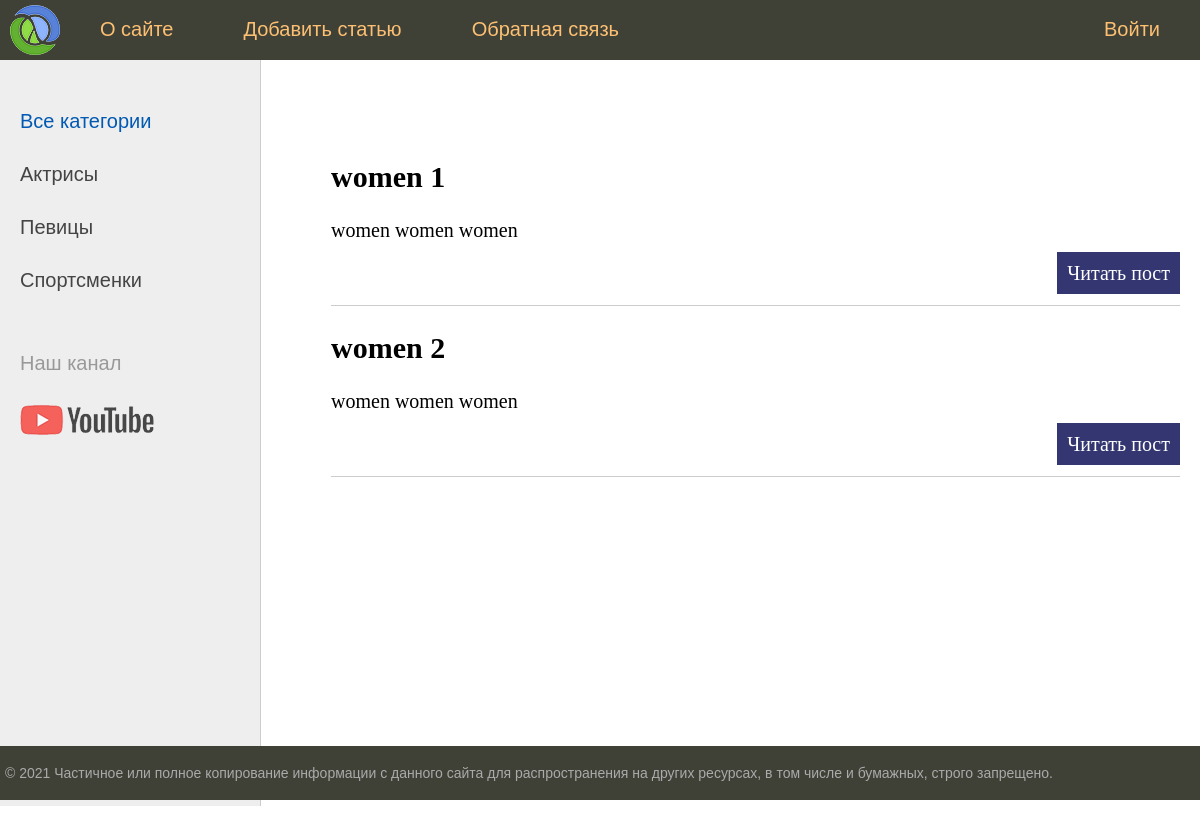
/, run on an earlier commit of the app's database.
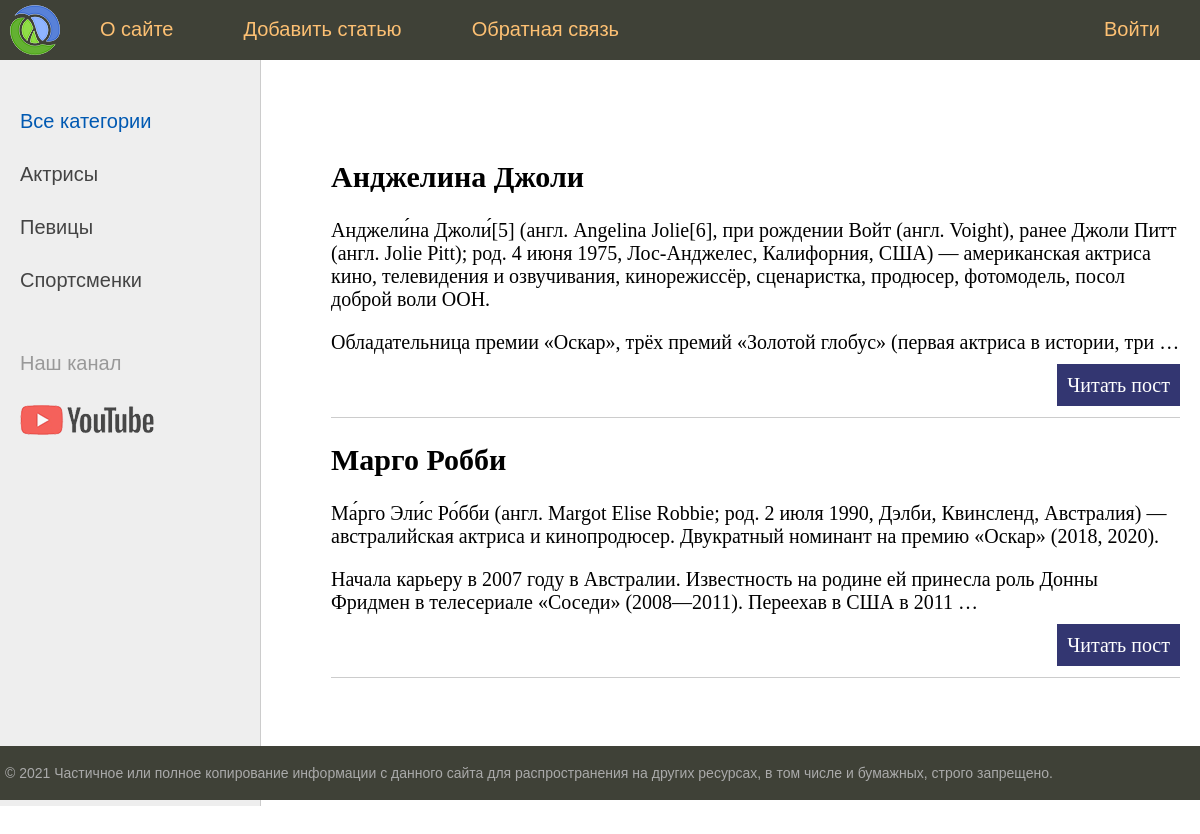
And on a later commit of the database.
### women/models.py (models this page shows, shortened)
class Women(models.Model):
    cat = models.ForeignKey('category', on_delete=models.PROTECT, null=True)
    title = models.CharField(max_length=255)
    content = models.TextField(blank=True)
    photo = models.ImageField(upload_to="photos/%Y/%m/%d/", blank=True)
    time_create = models.DateTimeField(auto_now_add=True)
    time_update = models.DateTimeField(auto_now=True)
    is_published = models.BooleanField(default=True)
    def get_absolute_url(self):
        return reverse('post', kwargs={'post_id': self.pk})

### women/views.py (the view)
# urls.py: path('', views.index, name='home'),
def index(request):
    posts = Women.objects.all()
    context = {
        'title': 'Главная страница Women',
        'posts': posts,
        'menu': menu
    }
    print('=' * 100)
    print(Women.objects.filter(cat = 3))
    print('=' * 30)
    print('=' * 100)
    return render(request, 'women/index.html', context=context)

### women/templates/women/index.html (shortened to what this page needs)
{% extends 'women/base.html' %}
{% block content %}
    <ul class="list-articles">
        {% for p in posts %}
            <li>
                <h2>{{p.title}}</h2>
                {% autoescape on %}
                    {{p.content|linebreaks|truncatewords:50}}
                {% endautoescape %}
                <p class="link-read-post">
                    <a href="{{ p.get_absolute_url }}">Читать пост</a>
                </p>
            </li>
        {% endfor %}
    </ul>
{% endblock %}

### women/templates/women/base.html (shortened to what this page needs)
{% load static %}
<!DOCTYPE html>
<html lang="en">
<head>
	<link type="text/css" href="{% static 'women/css/styles.css' %}" rel="stylesheet" />
</head>
<body>
<table class="table-page" border=0 cellpadding="0" cellspacing="0"><tr><td valign=top>
    {% block mainmenu %}
        <div class="header">
            <ul id="mainmenu" class="mainmenu">
                <li class="logo">
                    <a href="{% url 'home' %}">
                        <div class="logo"></div>
                    </a>
                </li>
                {% for m in menu %}
                    {% if not forloop.last %}
                        <li><a href="{% url m.url_name %}">{{m.title}}</a></li>
                    {% else %}
                        <li class="last"><a href="{% url m.url_name %}">{{m.title}}</a></li>
                    {% endif %}
                {% endfor %}
            </ul>
        </div>
    {% endblock mainmenu %}
<table class="table-content" border=0 cellpadding="0" cellspacing="0"><tr>
	<td valign="top" class="left-chapters">
	<ul id="leftchapters">
		<li class="selected">Все категории</li>
		<li><a href="#">Актрисы</a></li>
		<li><a href="#">Певицы</a></li>
		<li><a href="#">Спортсменки</a></li>
		<li class="share">
		<p>Наш канал</p>
		<a class="share-yt" href="https://www.youtube.com/channel/UClJzWfGWuGJL2t-3dYKcHTA/playlists" target="_blank" rel="nofollow"></a>
		</li>
	</ul>
</td>
<td valign="top" class="content">
<div class="content-text">
    {% block content %}
    {% endblock %}
</div>
</td></tr></table></td></tr>
<tr><td valign=top>
	<div id="footer">
		<p>&copy; 2021 Частичное или полное копирование информации с данного сайта для распространения на других ресурсах, в том числе и бумажных, строго запрещено.</p>
	</div>
</td></tr></table>
</body>
</html>

### women/static/women/css/styles.css (style rules this page uses)
html, body { font-family: 'Arial'; margin: 0; padding: 0; height: 100%; width: 100%; color: #444; }
a { color: #0059b2; text-decoration: none; }
p.link-read-post { text-align: right; }
p.link-read-post a { padding: 10px; min-width: 100px; background: #333671; color: #fff; text-decoration: none; }
ul.list-articles { list-style: none; margin: 0; padding: 0; }
ul.list-articles li { border-bottom: 1px solid #ccc; }
.table-page { width: 100%; height: 100%; vertical-align: top; }
.table-page tr { height: 100%; }
.header { background: #3F4137; height: 60px; }
.logo { background: url('../img/logo.png') no-repeat 10px 5px; width: 70px; height: 60px; }
ul.mainmenu { list-style: none; margin: 0; padding: 0; height: 60px; color: #fdc073; font-size: 20px; overflow: hidden; }
ul.mainmenu li { float: left; margin: 18px 40px 0 30px; }
ul.mainmenu li.logo { margin: 0; }
ul.mainmenu li.last { float: right; }
ul.mainmenu li a { color: #fdc073; text-decoration: none; }
.table-content { width: 100%; min-height: 100%; height: 100%; }
.left-chapters { margin: 0; background: #eee; border-right: 1px solid #ccc; min-height: 100%; }
.left-chapters ul { width: 230px; min-height: 100%; margin: 0; padding: 20px 10px 10px 20px; list-style: none; font-size: 20px; }
.left-chapters ul li { margin: 30px 0 0 0; color: #999; }
.left-chapters ul li.selected { color: #0059b2; }
.left-chapters ul li a { color: #444; text-decoration: none; }
.left-chapters ul li.share { margin: 60px 0 0 0; }
.left-chapters ul li.share p { margin: 30px 0 30px 0; }
.left-chapters ul li.share a { display: inline-block; width: 40px; height: 40px; margin: 0 20px 0 0; }
.left-chapters ul li.share a.share-yt { width: 100%; height: 30px; background: url('../img/share_yt.png') no-repeat 0 0 }
.content { padding: 40px 20px 20px 40px; width: 100%; box-sizing: border-box; }
.content-text { margin: 60px 0 0 30px; color: #000; font-size: 20px; font-family: Yandex Sans Display Light; }
#footer { box-sizing: border-box; background: #3F4137; padding: 5px; color: #aaa; font-size: 14px; font-family: Verdana, Geneva, Arial, Helvetica; text-align: left; overflow: hidden; }

What changed in the data, as far as the page shows it:
changed Women: title "women 1" → "Анджелина Джоли"; content "women women women" → "Анджели́на Джоли́[5] (англ. Angelina Jolie[6], при рождении Войт (англ. Voight), ранее Джоли Питт (англ. Jolie Pitt); род. 4 июня 1975, Лос-Анджелес, Калифорния, США) — американская актриса кино, телевидения и озвучивания, кинорежиссёр, сценаристка, продюсер, фотомодель, посол доброй воли ООН. Обладательница премии «Оскар», трёх премий «Золотой глобус» (первая актриса в истории, три …"
changed Women: title "women 2" → "Марго Робби"; content "women women women" → "Ма́рго Эли́с Ро́бби (англ. Margot Elise Robbie; род. 2 июля 1990, Дэлби, Квинсленд, Австралия) — австралийская актриса и кинопродюсер. Двукратный номинант на премию «Оскар» (2018, 2020). Начала карьеру в 2007 году в Австралии. Известность на родине ей принесла роль Донны Фридмен в телесериале «Соседи» (2008—2011). Переехав в США в 2011 …"
